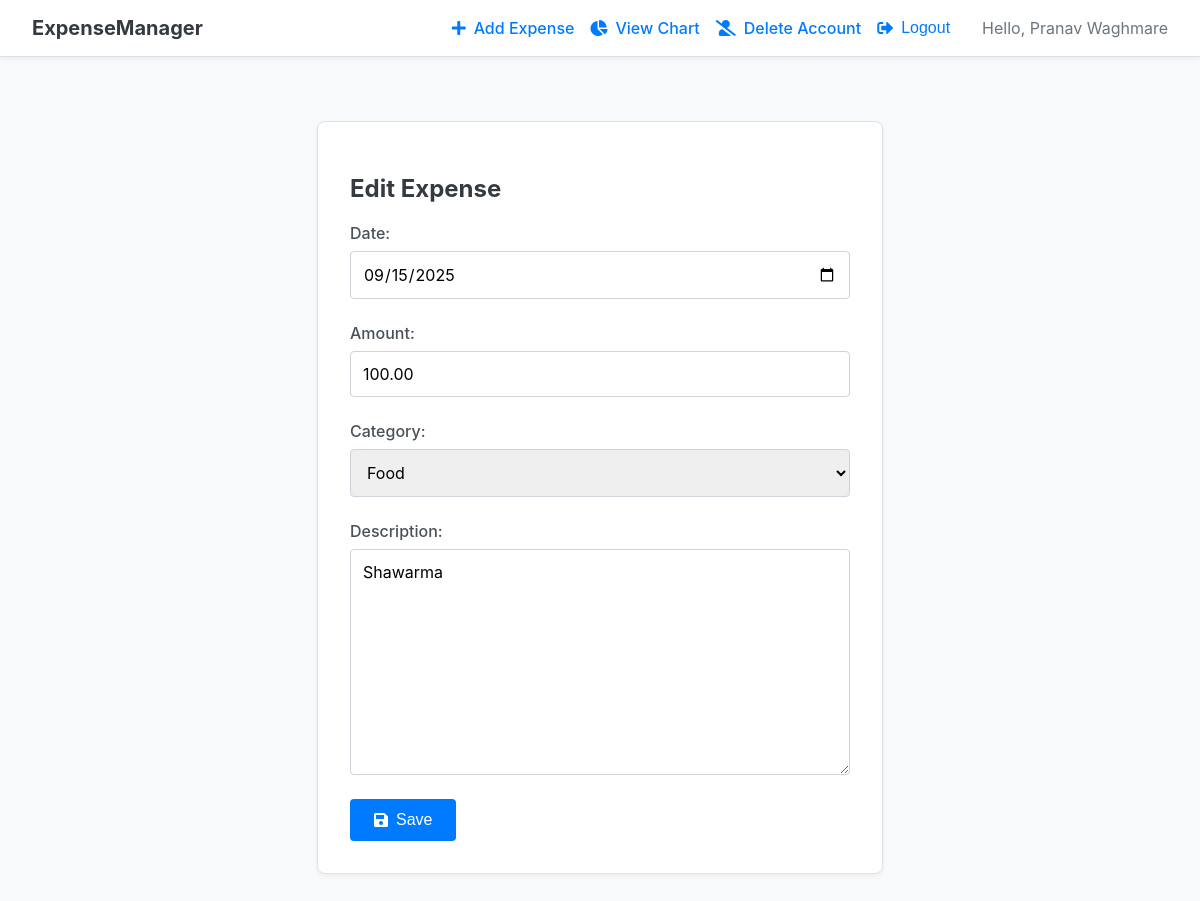
Screenshot of /edit/4/ (signed in) with the database file from the repository.
### expenses/models.py (models this page shows, shortened)
class Expense(models.Model):
    CATEGORY_CHOICES = [
        ('Entertainment', 'Entertainment'),
        ('Food', 'Food'),
        ('Transport', 'Transport'),
        ('Bills', 'Bills'),
        ('Healthcare', 'Healthcare'),
        ('Other', 'Other'),
    ]
    user = models.ForeignKey(User, on_delete=models.CASCADE)
    date = models.DateField()
    amount = models.DecimalField(max_digits=10, decimal_places=2)  # Using DecimalField is best practice for currency
    category = models.CharField(max_length=100, choices=CATEGORY_CHOICES)
    description = models.TextField(blank=True, null=True)  # Optional description

### expenses/views.py (the view)
# urls.py: path('edit/<int:expense_id>/', views.edit_expense, name='edit_expense'),
@login_required
def edit_expense(request, expense_id):
    expense = get_object_or_404(Expense, id=expense_id, user=request.user)  # Ensure user owns the expense
    if request.method == 'POST':
        form = ExpenseForm(request.POST, instance=expense)
        if form.is_valid():
            form.save()
            return redirect('view_expenses')
    else:
        form = ExpenseForm(instance=expense)  # Pre-fills the form [cite: 118]
    return render(request, 'expenses/add_edit_expense.html', {'form': form, 'title': 'Edit Expense'})

### expenses/forms.py (shortened to what this page needs)
class ExpenseForm(forms.ModelForm):
    class Meta:
        model = Expense
        fields = ['date', 'amount', 'category', 'description']
        widgets = {
            'date': forms.DateInput(attrs={'type': 'date'})  # Provides a nice date picker UI
        }

### expenses/templates/expenses/add_edit_expense.html (shortened to what this page needs)
{% extends 'expenses/base.html' %}
{% block content %}
    <div class="card form-container">
        <h2>{{ title }}</h2>
        <form method="post">
            {{ form.as_p }}
            <button type="submit"><i class="fas fa-save"></i>Save</button>
        </form>
    </div>
{% endblock %}

### expenses/templates/expenses/base.html (shortened to what this page needs)
<!DOCTYPE html>
<html lang="en">
<head>
    <link rel="stylesheet" href="https://cdnjs.cloudflare.com/ajax/libs/font-awesome/5.15.4/css/all.min.css">
</head>
<body>
    <nav>
        <div class="nav-left">
            <a href="{% url 'view_expenses' %}">ExpenseManager</a>
        </div>
        <div class="nav-right">
            {% if user.is_authenticated %}
                <a href="{% url 'add_expense' %}"><i class="fas fa-plus"></i>Add Expense</a>
                <a href="{% url 'chart' %}"><i class="fas fa-chart-pie"></i>View Chart</a>
                <a href="{% url 'delete_account' %}"><i class="fas fa-user-slash"></i>Delete Account</a>
                <form action="{% url 'logout' %}" method="post" style="display: inline;">
                    {% csrf_token %} <button type="submit"><i class="fas fa-sign-out-alt"></i>Logout</button>
                </form>
                <span>Hello, {% if user.first_name %}{{ user.get_full_name }}{% else %}{{ user.username }}{% endif %}</span>
            {% else %}
                <a href="{% url 'login' %}"><i class="fas fa-sign-in-alt"></i>Login</a>
                <a href="{% url 'signup' %}"><i class="fas fa-user-plus"></i>Sign Up</a>
            {% endif %}
        </div>
    </nav>
    <main>
        {% block content %}{% endblock %}
    </main>
</body>
</html>

### expenses/templates/expenses/base.html (style rules this page uses)
body { font-family: -apple-system, BlinkMacSystemFont, "Segoe UI", Roboto, "Helvetica Neue", Arial, sans-serif; margin: 0; background-color: #f8f9fa; color: #333; transition: background-color 0.3s; }
nav { background: #fff; padding: 1em 2em; margin-bottom: 2em; border-bottom: 1px solid #dee2e6; display: flex; justify-content: space-between; align-items: center; box-shadow: 0 2px 4px rgba(0,0,0,0.05); }
nav a, .nav-right form button { margin-right: 1em; text-decoration: none; color: #007bff; font-weight: 500; transition: color 0.2s, transform 0.2s; display: inline-flex; align-items: center; }
nav a i, .nav-right form button i { margin-right: 0.5em; }
.nav-right form button { background: none; border: none; cursor: pointer; padding: 0; font-size: 1rem; }
.nav-left a { font-size: 1.25rem; font-weight: bold; color: #343a40; }
.nav-right { display: flex; align-items: center; }
.nav-right span { margin-left: 1em; color: #6c757d; }
main { padding: 0 2em; }
.card { background: #fff; border: 1px solid #dee2e6; padding: 1.5em; margin-bottom: 1.5em; border-radius: 0.5rem; box-shadow: 0 2px 4px rgba(0,0,0,0.05); transition: transform 0.2s, box-shadow 0.2s; }
h2, h3 { color: #343a40; }
.form-container { max-width: 500px; margin: 4em auto; padding: 2em; }
form p { display: flex; flex-direction: column; margin-bottom: 1.5em; }
form label { margin-bottom: 0.5em; font-weight: 500; color: #495057; }
input[type="text"], input[type="password"], input[type="email"], input[type="date"], input[type="number"], select, textarea { width: 100%; padding: 0.75em; border: 1px solid #ced4da; border-radius: 0.25rem; box-sizing: border-box; font-family: inherit; font-size: 1rem; transition: border-color 0.2s, box-shadow 0.2s; }
textarea { resize: vertical; min-height: 120px; }
.btn, button[type="submit"] { padding: 0.75em 1.5em; border: none; border-radius: 0.25rem; cursor: pointer; font-size: 1rem; text-decoration: none; text-align: center; transition: background-color 0.2s, transform 0.2s; display: inline-flex; align-items: center; justify-content: center; }
.btn i, button[type="submit"] i { margin-right: 0.5em; }
button[type="submit"] { background-color: #007bff; color: #fff; }

### rows the page displays
Expense: date "09/15/2025", amount "100.00", category "Food", description "Shawarma"

### other values shown
{{ user.get_full_name }} "Pranav Waghmare"
{{ title }} "Edit Expense"
